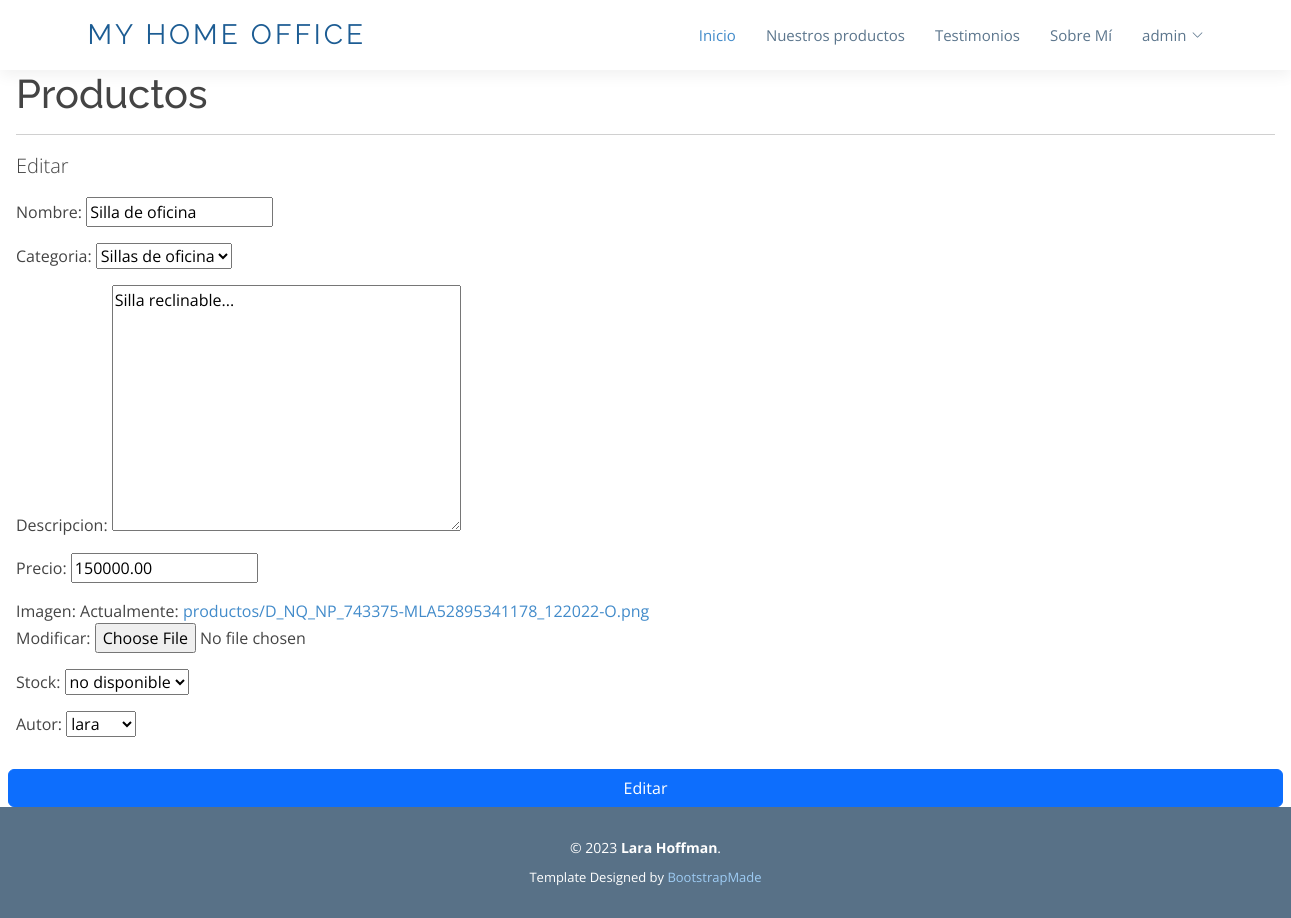
The page /editar/2 (signed in) on the database as committed earlier.
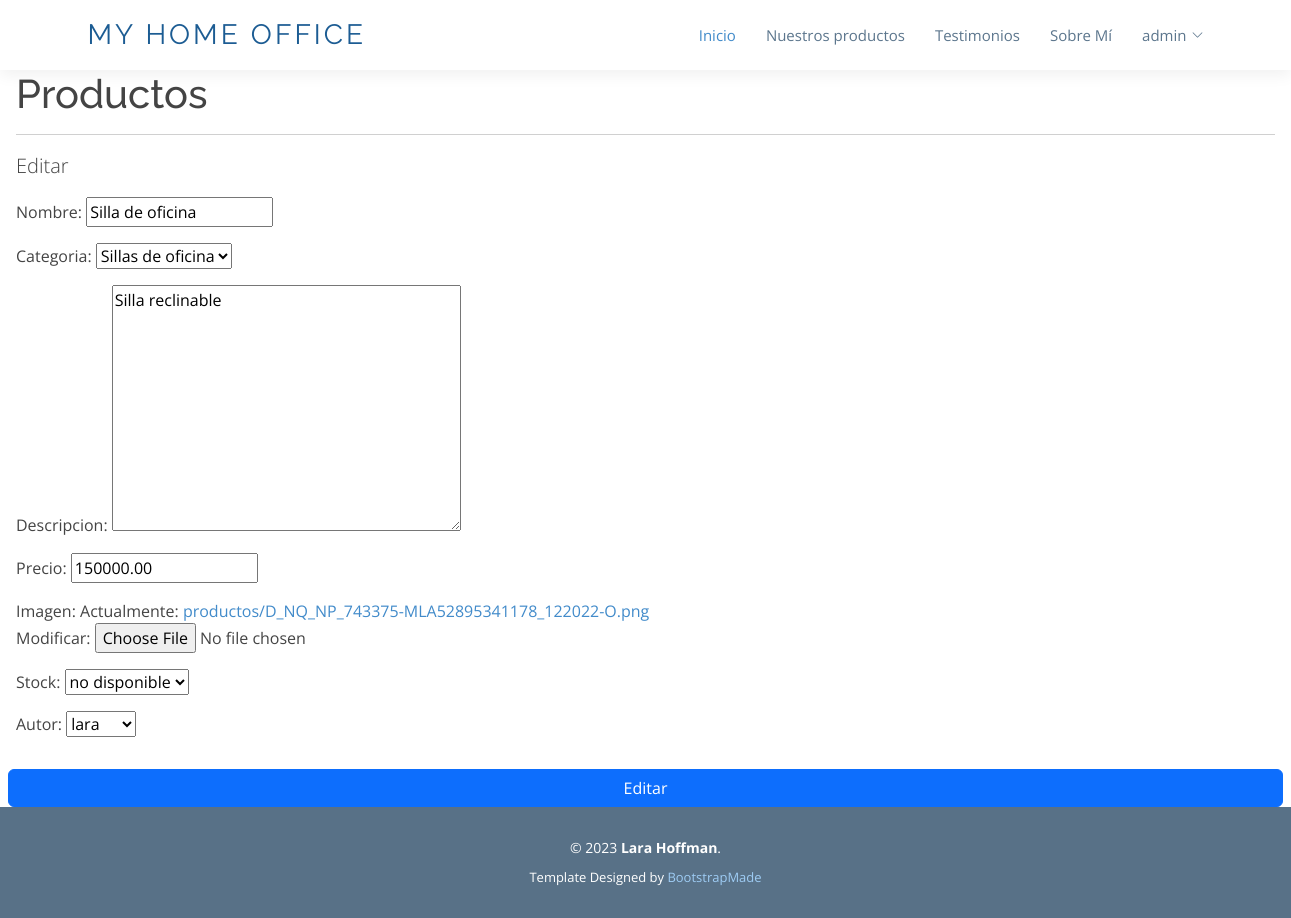
The same page on the database as committed later.
### AppFinal/models.py (models this page shows, shortened)
class Productos(models.Model):
    nombre = models.CharField(max_length=150)
    categoria = models.CharField(max_length=100, choices=CATEGORIAS, default="")
    descripcion = models.TextField(max_length=250)
    precio = models.DecimalField(max_digits=10, decimal_places=2)
    imagen = models.ImageField(upload_to="productos") # ImageField si se instala Pillow
    stock = models.CharField(max_length=50, choices=STOCK_OPCIONES, default="disponible") # hay o no stock disponible
    autor = models.ForeignKey(User, on_delete=models.CASCADE, null=True, blank=True)
    fecha = models.DateField(auto_now_add=True)

### AppFinal/views.py (the view)
# urls.py: path('editar/<int:pk>', views.ProductosUpdate.as_view(), name="Edit"),
class ProductosUpdate(LoginRequiredMixin, AdminCheckMixin, UpdateView):
    model = Productos
    success_url = "/productos/list"
    fields = '__all__'

### AppFinal/views.py (called while the page is built)
    def test_func(self):
        return self.request.user.is_superuser

### AppFinal/templates/AppFinal/productos_form.html
{% extends "AppFinal/layout.html" %}
{% load static %}
{% block lo-que-cambia %}
<main class="px-3">
  <h1>Productos</h1>
  <hr>
  <p class="lead">Editar</p>
  <form action="" method="POST" enctype="multipart/form-data" class="row g-3 align-items-center">{% csrf_token %}
    <div class="col-12">
      {{ form.as_p }}
    </div>
    <input type="submit" class="btn btn-primary" value="Editar">
  </form>
</main>
{% endblock %}

Rows that differ between the two databases and show on the page:
changed Productos "Silla de oficina": descripcion "Silla reclinable..." → "Silla reclinable"
